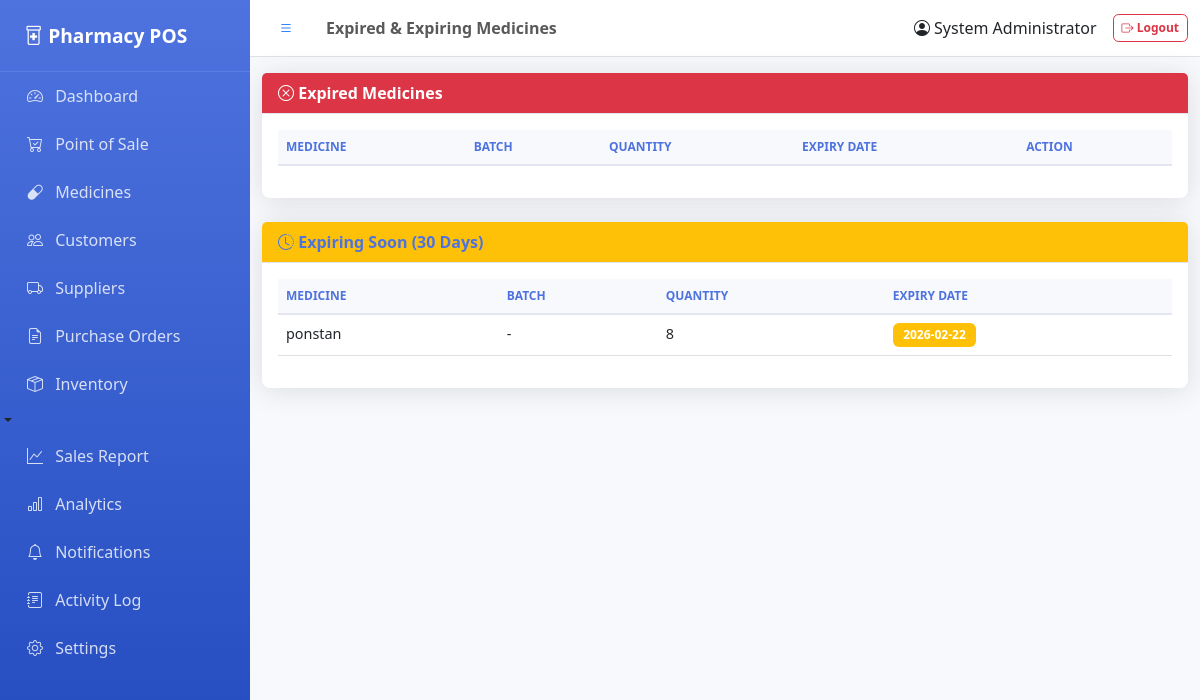
Screenshot of /expired (signed in) with the database file from the repository.
### tables this page shows
CREATE TABLE medicine (
        id INTEGER PRIMARY KEY AUTOINCREMENT,
        name TEXT NOT NULL,
        generic_name TEXT,
        brand TEXT,
        category TEXT,
        supplier_id INTEGER,
        quantity INTEGER DEFAULT 0,
        reorder_level INTEGER DEFAULT 10,
        cost_price REAL,
        price REAL,
        expiry_date DATE,
        barcode TEXT UNIQUE,
        batch_number TEXT,
        rack_location TEXT,
        description TEXT,
        image_url TEXT,
        requires_prescription INTEGER DEFAULT 0,
        created_at TIMESTAMP DEFAULT CURRENT_TIMESTAMP,
        updated_at TIMESTAMP DEFAULT CURRENT_TIMESTAMP,
        FOREIGN KEY (supplier_id) REFERENCES suppliers(id)
    );

### app.py (the view)
@app.route('/expired')
@login_required
def expired_medicines():
    today = datetime.today().strftime('%Y-%m-%d')
    expired = query_db("SELECT * FROM medicine WHERE expiry_date < ? ORDER BY expiry_date", (today,))
    thirty_days = (datetime.today() + timedelta(days=30)).strftime('%Y-%m-%d')
    expiring_soon = query_db("SELECT * FROM medicine WHERE expiry_date BETWEEN ? AND ? ORDER BY expiry_date",
                            (today, thirty_days))
    return render_template('expired.html', expired=expired, expiring_soon=expiring_soon)

### app.py (called while the page is built)
def get_db():
    conn = sqlite3.connect(DB)
    conn.row_factory = sqlite3.Row
    return conn

def query_db(query, args=(), one=False):
    conn = get_db()
    cur = conn.cursor()
    cur.execute(query, args)
    result = cur.fetchall()
    conn.commit()
    conn.close()
    return (result[0] if result else None) if one else result

def login_required(f):
    @wraps(f)
    def decorated_function(*args, **kwargs):
        if 'admin_id' not in session:
            flash('Please log in to access this page.', 'warning')
            return redirect(url_for('login'))
        return f(*args, **kwargs)
    return decorated_function

### templates/expired.html (shortened to what this page needs)
{% extends 'base.html' %}
{% block page_title %}Expired & Expiring Medicines{% endblock %}
{% block content %}
<div class="card mb-4">
    <div class="card-header bg-danger text-white"><i class="bi bi-x-circle"></i> Expired Medicines</div>
    <div class="card-body">
        <div class="table-responsive">
            <table class="table">
                <thead><tr><th>Medicine</th><th>Batch</th><th>Quantity</th><th>Expiry Date</th><th>Action</th></tr></thead>
            </table>
        </div>
    </div>
</div>
<div class="card">
    <div class="card-header bg-warning"><i class="bi bi-clock-history"></i> Expiring Soon (30 Days)</div>
    <div class="card-body">
        <div class="table-responsive">
            <table class="table">
                <thead><tr><th>Medicine</th><th>Batch</th><th>Quantity</th><th>Expiry Date</th></tr></thead>
                <tbody>
                    {% for med in expiring_soon %}
                    <tr><td>{{ med.name }}</td><td>{{ med.batch_number or '-' }}</td><td>{{ med.quantity }}</td><td><span class="badge bg-warning">{{ med.expiry_date }}</span></td></tr>
                    {% endfor %}
                </tbody>
            </table>
        </div>
    </div>
</div>
{% endblock %}

### static/css/style.css (style rules this page uses)
:root { --primary-color: #4e73df; --secondary-color: #858796; --success-color: #1cc88a; --danger-color: #e74a3b; --warning-color: #f6c23e; --info-color: #36b9cc; --sidebar-width: 250px; }
body { font-family: 'Segoe UI', Tahoma, Geneva, Verdana, sans-serif; background-color: #f8f9fc; }
.card { border: none; border-radius: 0.5rem; box-shadow: 0 0.15rem 1.75rem 0 rgba(58, 59, 69, 0.15); margin-bottom: 1.5rem; }
.card-header { background-color: #f8f9fc; border-bottom: 1px solid #e3e6f0; font-weight: 600; color: var(--primary-color); }
.table { font-size: 0.9rem; }
.table thead th { background-color: #f8f9fc; border-bottom: 2px solid #e3e6f0; font-weight: 600; color: var(--primary-color); text-transform: uppercase; font-size: 0.75rem; }
.badge { padding: 0.35rem 0.65rem; font-size: 0.75rem; font-weight: 600; }

### rows the page displays
medicine: name "ponstan", batch_number "-", quantity "8", expiry_date "2026-02-22"

### other values shown
{{ session.full_name or session.admin }} "System Administrator"
